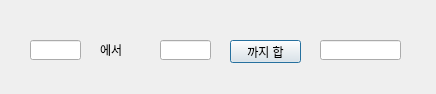
<?xml version="1.0" encoding="UTF-8"?>
<ui version="4.0">
 <class>Dialog</class>
 <widget class="QDialog" name="Dialog">
  <property name="geometry">
   <rect>
    <x>0</x>
    <y>0</y>
    <width>436</width>
    <height>94</height>
   </rect>
  </property>
  <property name="windowTitle">
   <string>Dialog</string>
  </property>
  <widget class="QLabel" name="lbl">
   <property name="geometry">
    <rect>
     <x>100</x>
     <y>40</y>
     <width>41</width>
     <height>20</height>
    </rect>
   </property>
   <property name="text">
    <string>에서</string>
   </property>
  </widget>
  <widget class="QPushButton" name="pb">
   <property name="geometry">
    <rect>
     <x>230</x>
     <y>40</y>
     <width>71</width>
     <height>23</height>
    </rect>
   </property>
   <property name="text">
    <string>까지 합</string>
   </property>
  </widget>
  <widget class="QLineEdit" name="le1">
   <property name="geometry">
    <rect>
     <x>30</x>
     <y>40</y>
     <width>51</width>
     <height>20</height>
    </rect>
   </property>
  </widget>
  <widget class="QLineEdit" name="le2">
   <property name="geometry">
    <rect>
     <x>160</x>
     <y>40</y>
     <width>51</width>
     <height>20</height>
    </rect>
   </property>
  </widget>
  <widget class="QLineEdit" name="le3">
   <property name="geometry">
    <rect>
     <x>320</x>
     <y>40</y>
     <width>81</width>
     <height>20</height>
    </rect>
   </property>
  </widget>
 </widget>
 <resources/>
 <connections/>
</ui>
